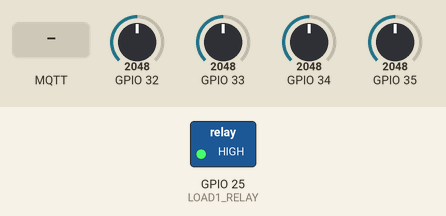
This sketch was run on a simulated ESP32. Shown: switched loads named in the sketch (green lamp = pin HIGH). The inputs (shaded band) are chosen by the test bench; at power-on: GPIO 34 = 2048, GPIO 32 = 2048, GPIO 33 = 2048, GPIO 35 = 2048. WiFi joins after 1.5 s; servers stay silent unless stated; no MQTT or app messages arrive unless stated; not simulated (calls return 0 or success): wifi_secrets.h; what the sketch prints to the serial monitor is not drawn.

Above: at 2.7 s.
2.8 s: GPIO 34 set to 2152
At 3.3 s:
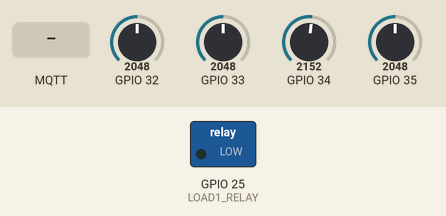
4.3 s: MQTT message "OPEN_RELAY" arrives on the first subscribed topic
5.8 s: GPIO 34 set to 2012
7.3 s: GPIO 34 set to 1942
At 7.9 s:
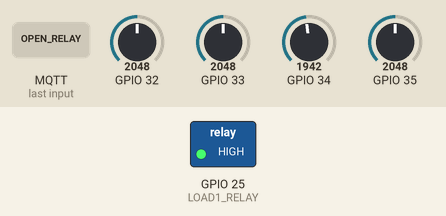
8.8 s: GPIO 34 set to 2866
At 10.2 s:
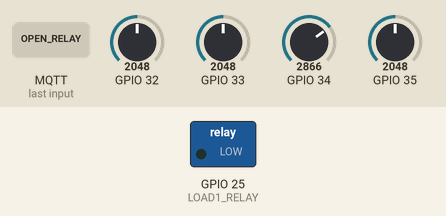
Timing chart, 0 to 11.3 s (numbered marks = the images above; inputs shaded):
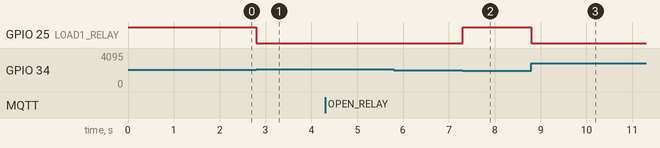

The sketch:

esp_mqtt_client_example.ino
```cpp
#include <WiFi.h>
#include <PubSubClient.h>

// Local secrets (not committed). See wifi_secrets.h.example
#include "wifi_secrets.h"
#include <ArduinoJson.h>

// --- HARDWARE DEFINITIONS ---
#define BUS_VOLTAGE 34
#define LOAD_VOLTAGE 35
#define LOAD_CURRENT 32
#define BUS_CURRENT 33

// EDIT: Relay GPIO pin(s)
// Original board uses a single relay for load1.
// If you move wiring, change this define.
#define LOAD1_RELAY 25

#define REF_VOLTAGE 3.3
#define ADC_RESOLUTION 4096.0
#define R1 30000.0
#define R2 7500.0

const float SENSITIVITY = 0.066;
const float ZERO_POINT = 2.5;

// --- RELAY ELECTRICAL BEHAVIOR ---
// EDIT: many relay modules are active-low (LOW = ON, HIGH = OFF)
static const bool RELAY_ACTIVE_LOW = true;

// --- Device Identity ---
// There are only 2 ESPs in this system:
// - "bus_load1": measures bus + controls load1 relay
// - "load2": second node for load2 (if/when you add a second relay + sensors)
// EDIT THIS PER BOARD.
const char* device_id = "bus_load1";

// --- HYSTERESIS SETTINGS ---
const float V_ON_THRESHOLD = 8.5;
const float V_OFF_THRESHOLD = 8.0;
bool loadActive = false;

// --- NETWORK CONFIGURATION ---
const char* ssid = WIFI_SSID;
const char* password = WIFI_PASSWORD;
const char* mqtt_server = MQTT_SERVER;

// --- MQTT TOPICS ---
const char* topic_telemetry = "microgrid/telemetry";
const char* topic_control = "microgrid/control/relays";
const char* topic_ack = "microgrid/control/ack";

// --- TIMING ---
unsigned long last_telemetry_time = 0;
const unsigned long telemetry_interval = 2000; // 2 Seconds

WiFiClient espClient;
PubSubClient client(espClient);

static inline void relayWriteLoad1(bool on) {
  // on=true => load connected
  if (RELAY_ACTIVE_LOW) {
    digitalWrite(LOAD1_RELAY, on ? LOW : HIGH);
  } else {
    digitalWrite(LOAD1_RELAY, on ? HIGH : LOW);
  }
}

void setup() {
  Serial.begin(115200);
  analogSetAttenuation(ADC_11db);

  pinMode(LOAD1_RELAY, OUTPUT);
  // Default OFF (Safe Mode)
  relayWriteLoad1(false);
  loadActive = false;

  setup_wifi();
  client.setServer(mqtt_server, 1883);
  client.setCallback(mqtt_callback);
}

void setup_wifi() {
  Serial.print("\nConnecting to WiFi...");
  WiFi.begin(ssid, password);
  while (WiFi.status() != WL_CONNECTED) {
    delay(500);
    Serial.print(".");
  }
  Serial.println("\nWiFi Connected.");
}

void mqtt_callback(char* topic, byte* payload, unsigned int length) {
  // Integrate digital-twin control while preserving original behavior.
  // Supports:
  // 1) Legacy string commands: OPEN_RELAY / CLOSE_RELAY
  // 2) JSON commands (v=1) on microgrid/control/relays with ACK on microgrid/control/ack

  // --- First: try JSON ---
  StaticJsonDocument<256> doc;
  DeserializationError err = deserializeJson(doc, payload, length);
  if (!err) {
    const int v = doc["v"] | 0;
    const char* cmdId = doc["command_id"] | "";
    const char* target = doc["target"] | "all";
    const char* type = doc["type"] | "";

    if (v == 1) {
      if (strcmp(target, "all") != 0 && strcmp(target, device_id) != 0) {
        return;
      }

      bool hasRelay1 = false;
      bool appliedRelay1 = false;

      if (strcmp(type, "set_relays") == 0) {
        JsonObject data = doc["data"].as<JsonObject>();
        if (!data.isNull() && data.containsKey("relay1")) {
          hasRelay1 = true;
          appliedRelay1 = (bool)data["relay1"];
          // Only bus_load1 physically controls relay1 in the 2-ESP setup
          if (strcmp(device_id, "bus_load1") == 0) {
            relayWriteLoad1(appliedRelay1);
            loadActive = appliedRelay1;
          }
          Serial.printf(">>> JSON COMMAND: set_relays relay1=%s\n", appliedRelay1 ? "ON" : "OFF");
        }
      } else if (strcmp(type, "shed_load") == 0) {
        const char* which = doc["data"]["which"] | ""; // load1 | load2
        if (strcmp(which, "load1") == 0) {
          hasRelay1 = true;
          appliedRelay1 = false;
          if (strcmp(device_id, "bus_load1") == 0) {
            relayWriteLoad1(false);
            loadActive = false;
          }
          Serial.println(">>> JSON COMMAND: shed_load load1 (OPEN)");
        }
      }

      // Publish ACK (even if this board didn't physically have that relay)
      StaticJsonDocument<256> ack;
      ack["v"] = 1;
      ack["command_id"] = cmdId;
      ack["device_id"] = device_id;
      ack["status"] = "applied";
      JsonObject applied = ack.createNestedObject("applied");
      if (hasRelay1) applied["relay1"] = appliedRelay1;
      char out[256];
      size_t n = serializeJson(ack, out);
      out[n] = '\0';
      client.publish(topic_ack, out);
      return;
    }
  }

  // --- Fallback: legacy string commands ---
  String message = "";
  for (unsigned int i = 0; i < length; i++) message += (char)payload[i];

  // Remote Override Logic
  if (message == "OPEN_RELAY") {
    relayWriteLoad1(false);
    loadActive = false;
    Serial.println(">>> REMOTE COMMAND: LOAD SHED (OPEN)");
  } else if (message == "CLOSE_RELAY" && !loadActive) {
    // Logic would go here if you allow remote override to turn it ON
  }
}

void reconnect() {
  while (!client.connected()) {
    Serial.print("Attempting MQTT connection...");
    // Unique client ID per ESP (prevents boards kicking each other off the broker)
    String clientId = String("ESP32_Microgrid_") + device_id;
    if (client.connect(clientId.c_str())) {
      Serial.println("connected");
      client.subscribe(topic_control);
    } else {
      Serial.print("failed, rc=");
      Serial.print(client.state());
      delay(5000);
    }
  }
}

void loop() {
  if (!client.connected()) reconnect();
  client.loop(); // Essential for receiving commands

  unsigned long now = millis();

  // 1. DATA ACQUISITION & HYSTERESIS (Run every loop for safety)
  float bus_v = readVoltage(BUS_VOLTAGE);
  float load_v = readVoltage(LOAD_VOLTAGE);
  float bus_i = readCurrent(BUS_CURRENT);
  float load_i = readCurrent(LOAD_CURRENT);

  // Local Hysteresis Logic
  if (!loadActive && bus_v > V_ON_THRESHOLD) {
    relayWriteLoad1(true);
    loadActive = true;
  } else if (loadActive && bus_v < V_OFF_THRESHOLD) {
    relayWriteLoad1(false);
    loadActive = false;
  }

  // Cleanup Load I based on state
  if (!loadActive) load_i = 0.00;

  // 2. TELEMETRY TRANSMISSION (Every 2 seconds)
  if (now - last_telemetry_time >= telemetry_interval) {
    last_telemetry_time = now;
    sendTelemetry(bus_v, load_v, bus_i, load_i);
  }
}

float readVoltage(int pin) {
  int val = analogRead(pin);
  float adc_v = ((float)val * REF_VOLTAGE) / ADC_RESOLUTION;
  return adc_v * (R1 + R2) / R2;
}

float readCurrent(int pin) {
  int val = analogRead(pin);
  float adc_v = ((float)val * REF_VOLTAGE) / ADC_RESOLUTION;
  float current = (adc_v - ZERO_POINT) / SENSITIVITY;
  current = abs(current);
  return (current < 0.15) ? 0.00 : current;
}

void sendTelemetry(float bV, float lV, float bI, float lI) {
  StaticJsonDocument<256> doc;

  // Keys mapped to Digital Twin state.py
  doc["solar_w"] = bV * bI; // Power calculation
  doc["load_w"] = lV * lI;
  doc["current_a"] = bI;
  doc["relay_status"] = loadActive;

  // Extra fields (non-breaking for backend): helps debugging & future load-shed logic
  doc["device_id"] = device_id;
  doc["bus_v"] = bV;

  char buffer[256];
  serializeJson(doc, buffer);
  client.publish(topic_telemetry, buffer);

  Serial.printf("Telemetry Sent: %.2fV | %.2fA | Load: %s\n", bV, bI, loadActive ? "ON" : "OFF");
}
```

Measured:
- the behaviour switches between 2110 and 2111 on GPIO 34 (found by bisection; images 0 and 1)
- the behaviour switches between 1986 and 1985 on GPIO 34 (found by bisection; images 1 and 2)
- after the input at 2.8 s, GPIO 25 (LOAD1_RELAY): HIGH → LOW at once
- after the input at 5.8 s, every drawn part: stays the same
- after the input at 7.3 s, GPIO 25 (LOAD1_RELAY): LOW → HIGH at once
- after the input at 8.8 s, GPIO 25 (LOAD1_RELAY): HIGH → LOW at once
